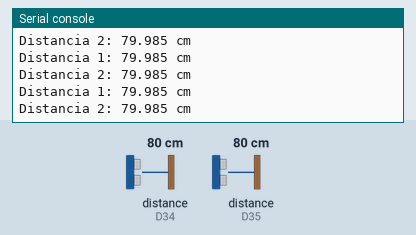
Recording of a program running on a simulated CircuitPython board. Shown: the last lines printed to the serial console. The test bench sets the inputs (shaded band); at power-on: distance to the obstacle (sensors on D34, D35) 80 cm. The echo pulse lasts 58.3 µs per cm.

Above: at 1.2 s.
1.3 s: distance to the obstacle (sensor on D34) set to 2 cm
At 1.45 s:
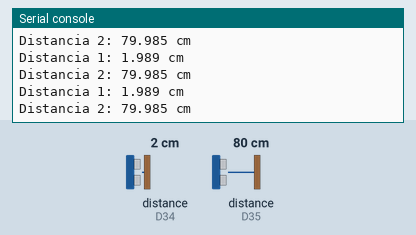
2.8 s: distance to the obstacle (sensor on D35) set to 2 cm
At 2.94 s:
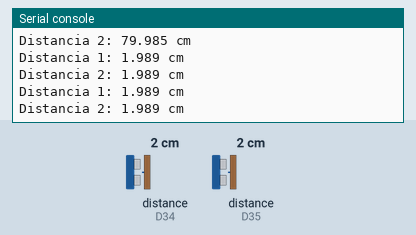
4.3 s: distance to the obstacle (sensor on D34) set to 4 cm
At 4.37 s:
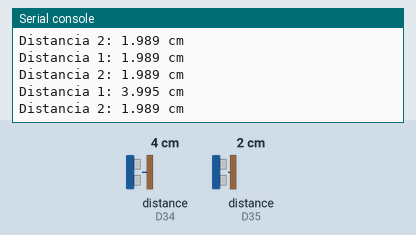
5.8 s: distance to the obstacle (sensor on D35) set to 4 cm
At 5.9 s:
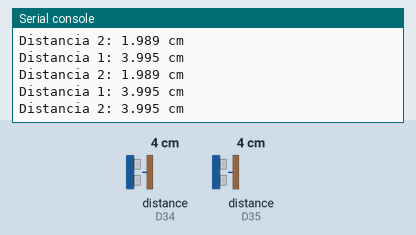
Timing chart, 0 to 8.3 s (numbered marks = the images above; inputs shaded):
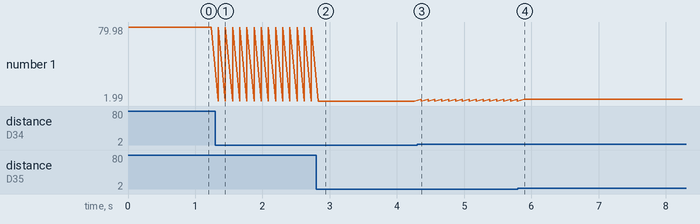

The program:

Ultrasound_Sensors.py
```python
import time
import board
import pulseio
import adafruit_hcsr04

# Configurar los pines Trig y Echo del sensor de ultrasonido
echo_pin1 = board.D34
echo_pin2 = board.D35
trig_pin1 = board.D32
trig_pin2 = board.D33

# Configurar el temporizador para medir la duración del pulso de eco
timer1 = pulseio.PulseIn(echo_pin1, maxlen=1)
timer2 = pulseio.PulseIn(echo_pin2, maxlen=1)

# Configurar el objeto del sensor de ultrasonido
sonar1 = adafruit_hcsr04.HCSR04(trigger_pin=trig_pin1, echo_pin=echo_pin1, timeout=0.1)
sonar2 = adafruit_hcsr04.HCSR04(trigger_pin=trig_pin2, echo_pin=echo_pin2, timeout=0.1)

# Definir la función de medición de distancia
def medir_distancia(sensor):
    try:
        if sensor == 1:
            distance1 = sonar1.distance
            return distance1
        elif sensor == 2:
            distance2 = sonar2.distance
            return distance2
    except:
        if sensor == 1:
            distance1 = 450
            return distance1
        elif sensor == 2:
            distance2 = 450
            return distance2

while True:
    # Llamar a la función de medición de distancia
    distance1 = medir_distancia(1)
    distance2 = medir_distancia(2)

    print("Distancia 1:", distance1, "cm")
    print("Distancia 2:", distance2, "cm")

    # Esperar un momento antes de volver a medir la distancia
    time.sleep(0.1)
```

Measured:
- after the input at 1.3 s, the serial console: prints a new line at once (image 1)
- after the input at 2.8 s, the serial console: prints a new line at once (image 2)
- after the input at 4.3 s, the serial console: prints a new line after 0.06 s (image 3)
- after the input at 5.8 s, the serial console: prints a new line after 0.09 s (image 4)
